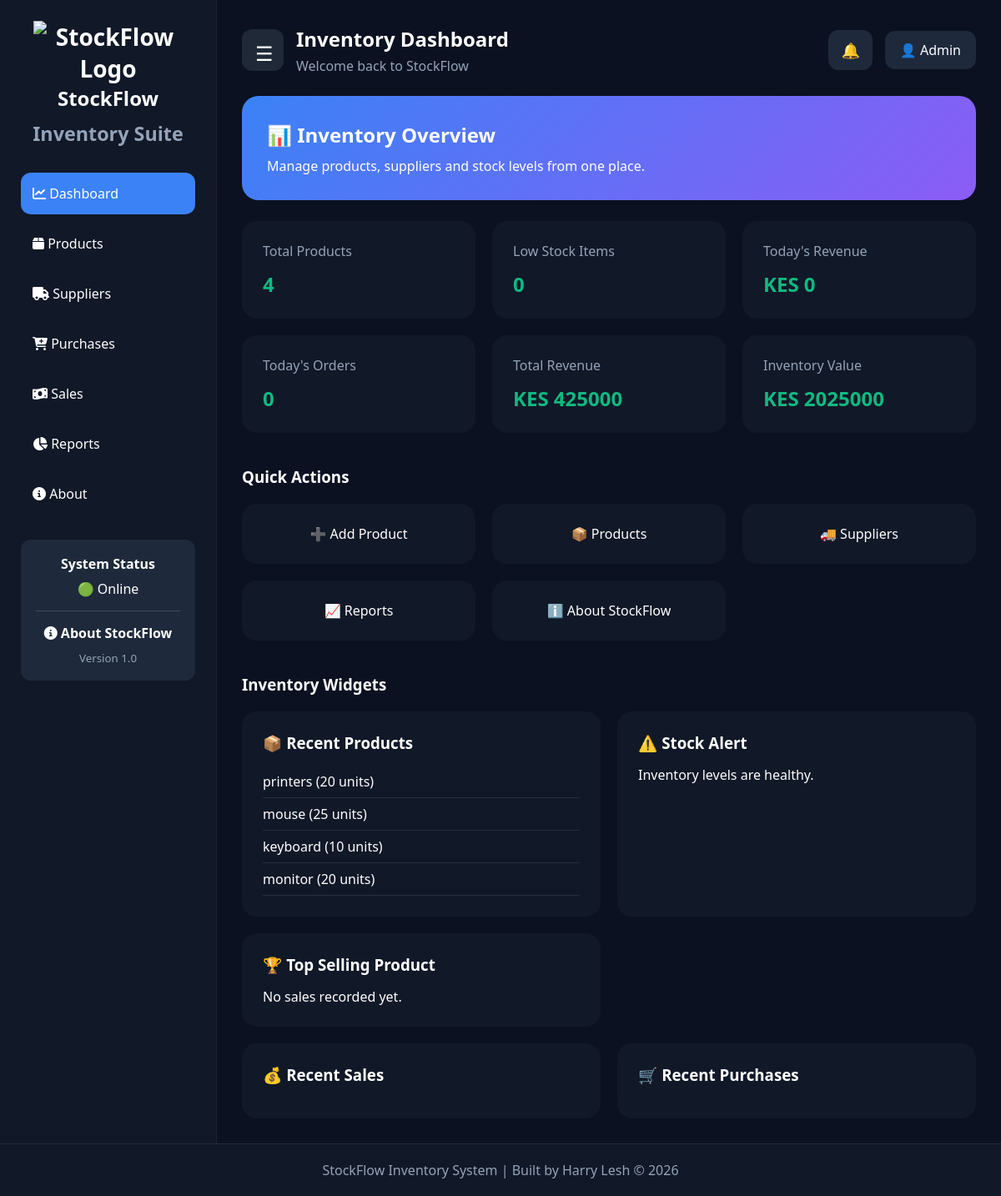
The app's page /dashboard (signed in) with its own data.
### tables this page shows
CREATE TABLE products(
        id INTEGER PRIMARY KEY AUTOINCREMENT,
        name TEXT NOT NULL,
        category TEXT NOT NULL,
        stock INTEGER NOT NULL,
        price REAL NOT NULL
    );

### app.py (the view)
@app.route("/dashboard")
def dashboard():
    if "user" not in session:
        return redirect("/")
    conn = sqlite3.connect("database.db")
    cursor = conn.cursor()
    cursor.execute("SELECT COUNT(*) FROM products")
    total_products = cursor.fetchone()[0]
    cursor.execute(
        "SELECT COUNT(*) FROM products WHERE stock < 10"
    )
    low_stock = cursor.fetchone()[0]
    cursor.execute("""
        SELECT name, stock
        FROM products
        WHERE stock < 10
        ORDER BY stock ASC
    """)
    low_stock_products = cursor.fetchall()
    cursor.execute("""
        SELECT *
        FROM products
        ORDER BY id DESC
        LIMIT 5
    """)
    recent_products = cursor.fetchall()
    cursor.execute("""
        SELECT IFNULL(
            SUM(quantity * selling_price),
            0
        )
        FROM sales
    """)
    total_revenue = cursor.fetchone()[0]
    cursor.execute("""
        SELECT IFNULL(
            SUM(stock * price),
            0
        )
        FROM products
    """)
    inventory_value = cursor.fetchone()[0]
    cursor.execute("""
        SELECT
            products.name,
            sales.quantity,
            sales.sale_date
        FROM sales
        JOIN products
        ON sales.product_id = products.id
        ORDER BY sales.id DESC
        LIMIT 5
    """)
    recent_sales = cursor.fetchall()
    cursor.execute("""
        SELECT
            products.name,
            purchases.quantity,
            purchases.purchase_date
        FROM purchases
        JOIN products
        ON purchases.product_id = products.id
        ORDER BY purchases.id DESC
        LIMIT 5
    """)
    recent_purchases = cursor.fetchall()
    from datetime import date
    today = date.today().strftime("%Y-%m-%d")
    cursor.execute("""
        SELECT IFNULL(
            SUM(quantity * selling_price),
            0
        )
        FROM sales
        WHERE sale_date = ?
    """, (today,))
    today_sales = cursor.fetchone()[0]
    cursor.execute("SELECT COUNT(*) FROM sales")
    total_orders = cursor.fetchone()[0]
    cursor.execute("""
        SELECT COUNT(*)
        FROM sales
        WHERE sale_date = ?
    """, (today,))
    today_orders = cursor.fetchone()[0]
    cursor.execute("""
        SELECT
            products.name,
            SUM(sales.quantity) AS sold
        FROM sales
        JOIN products
        ON sales.product_id = products.id
        GROUP BY products.name
        ORDER BY sold DESC
        LIMIT 1
    """)
    top_product = cursor.fetchone()
    conn.close()
    return render_template(
        "dashboard.html",
        total_products=total_products,
        low_stock=low_stock,
        low_stock_products=low_stock_products,
        recent_products=recent_products,
        recent_sales=recent_sales,
        recent_purchases=recent_purchases,
        total_revenue=total_revenue,
        inventory_value=inventory_value,
        today_sales=today_sales,
        total_orders=total_orders,
        today_orders=today_orders,
        top_product=top_product,
    )

### templates/dashboard.html (shortened to what this page needs)
{% extends "layout.html" %}
{% block content %}
<div class="dashboard-wrapper">
    <aside class="sidebar">
        <div class="logo">
            <img src="{{ url_for('static', filename='images/logo.png') }}" alt="StockFlow Logo" class="logo-img">
            <h2>StockFlow</h2>
            <small>Inventory Suite</small>
        </div>
        <ul class="menu">
            <li class="active">
                <a href="/dashboard">
                    <i class="fas fa-chart-line"></i>
                    Dashboard
                </a>
            </li>
            <li>
                <a href="/products">
                    <i class="fas fa-box"></i>
                    Products
                </a>
            </li>
            <li>
                <a href="/suppliers">
                    <i class="fas fa-truck"></i>
                    Suppliers
                </a>
            </li>
            <li>
                <a href="/purchases">
                    <i class="fas fa-cart-plus"></i>
                    Purchases
                </a>
            </li>
            <li>
                <a href="/sales">
                    <i class="fas fa-money-bill-wave"></i>
                    Sales
                </a>
            </li>
            <li>
                <a href="/reports">
                    <i class="fas fa-chart-pie"></i>
                    Reports
                </a>
            </li>
            <li>
                <a href="/about">
                    <i class="fas fa-circle-info"></i>
                    About
                </a>
            </li>
        </ul>
        <div class="sidebar-footer">
            <div class="footer-card">
                <h4>System Status</h4>
                <p>🟢 Online</p>
                <hr>
                <a href="/about" class="footer-link">
                    <i class="fas fa-circle-info"></i>
                    About StockFlow
                </a>
                <small class="version-text">
                    Version 1.0
                </small>
            </div>
        </div>
    </aside>
    <main class="main-content">
        <div class="topbar">
            <div class="top-left">
                <div class="menu-dropdown">
                    <button class="menu-btn" id="menuBtn">
                        ☰
                    </button>
                </div>
                <div>
                    <h2>Inventory Dashboard</h2>
                    <p class="welcome-text">
                        Welcome back to StockFlow
                    </p>
                </div>
            </div>
            <div class="top-right">
                <div class="notification-wrapper">
                    <button class="notification-btn">
                        🔔
                    </button>
                </div>
                <div class="profile-box">
                    👤 Admin
                </div>
            </div>
        </div>
        <div class="welcome-banner">
            <h2>📊 Inventory Overview</h2>
            <p>
                Manage products, suppliers and stock levels
                from one place.
            </p>
        </div>
        <div class="stats-grid">
            <div class="stat-card">
                <span>Total Products</span>
                <h2>{{ total_products }}</h2>
            </div>
            <div class="stat-card">
                <span>Low Stock Items</span>
                <h2>{{ low_stock }}</h2>
            </div>
            <div class="stat-card">
                <span>Today's Revenue</span>
                <h2>KES {{ "%.0f"|format(today_sales) }}</h2>
            </div>
            <div class="stat-card">
                <span>Today's Orders</span>
                <h2>{{ today_orders }}</h2>
            </div>
            <div class="stat-card">
                <span>Total Revenue</span>
                <h2>KES {{ "%.0f"|format(total_revenue) }}</h2>
            </div>
            <div class="stat-card">
                <span>Inventory Value</span>
                <h2>KES {{ "%.0f"|format(inventory_value) }}</h2>
            </div>
        </div>
        <h3 class="section-title">
            Quick Actions
        </h3>
        <div class="action-grid">
            <a href="/add-product" class="action-card">
                ➕ Add Product
            </a>
            <a href="/products" class="action-card">
                📦 Products
            </a>
            <a href="/suppliers" class="action-card">
                🚚 Suppliers
            </a>
            <a href="/reports" class="action-card">
                📈 Reports
            </a>
            <a href="/about" class="action-card">
                ℹ️ About StockFlow
            </a>
        </div>
        <h3 class="section-title">
            Inventory Widgets
        </h3>
        <div class="widgets-grid">
            <div class="widget-card">
                <h3>📦 Recent Products</h3>
                <ul>
                    {% for product in recent_products %}
                    <li>
                        {{ product[1] }}
                        ({{ product[3] }} units)
                    </li>
                    {% endfor %}
                </ul>
            </div>
            <div class="widget-card">
                <h3>⚠️ Stock Alert</h3>
                {% if low_stock > 0 %}
                <p>
                    {{ low_stock }}
                    products need restocking.
                </p>
                {% else %}
                <p>
                    Inventory levels are healthy.
                </p>
                {% endif %}
            </div>
            <div class="widget-card">
                <h3>🏆 Top Selling Product</h3>
                {% if top_product %}
                <h2>{{ top_product[0] }}</h2>
                <p>
                    {{ top_product[1] }} units sold
                </p>
                {% else %}
                <p>No sales recorded yet.</p>
                {% endif %}
            </div>
        </div>
        <div class="widgets-grid">
            <div class="widget-card">
                <h3>💰 Recent Sales</h3>
            </div>
            <div class="widget-card">
                <h3>🛒 Recent Purchases</h3>
            </div>
        </div>
    </main>
</div>
{% endblock %}

### static/css/style.css (style rules this page uses)
* { margin: 0; padding: 0; box-sizing: border-box; font-family: 'Segoe UI', sans-serif; }
body { background: #0b1120; color: white; min-height: 100vh; display: flex; flex-direction: column; }
.dashboard-wrapper { display: flex; min-height: 100vh; }
.sidebar { width: 260px; background: #111827; padding: 25px; border-right: 1px solid rgba(255, 255, 255, .05); }
.logo { font-size: 28px; font-weight: 700; margin-bottom: 40px; }
.menu { list-style: none; }
.menu li { margin-bottom: 10px; }
.menu a { display: block; padding: 14px; border-radius: 12px; color: white; text-decoration: none; transition: .3s; }
.active a { background: #3b82f6; }
.main-content { flex: 1; padding: 30px; }
.topbar { display: flex; justify-content: space-between; align-items: center; }
.welcome-text { color: #94a3b8; margin-top: 5px; }
.profile-box { background: #1e293b; padding: 12px 18px; border-radius: 12px; }
.welcome-banner { margin-top: 25px; background: linear-gradient(135deg, #3b82f6, #8b5cf6); padding: 30px; border-radius: 20px; }
.welcome-banner p { margin-top: 10px; }
.stats-grid { display: grid; grid-template-columns: repeat(auto-fit, minmax(230px, 1fr)); gap: 20px; margin-top: 25px; }
.stat-card { background: #111827; border-radius: 18px; padding: 25px; transition: .3s; }
.stat-card span { color: #94a3b8; }
.stat-card h2 { margin-top: 12px; color: #10b981; }
.section-title { margin-top: 40px; margin-bottom: 20px; }
.action-grid { display: grid; grid-template-columns: repeat(auto-fit, minmax(220px, 1fr)); gap: 20px; }
.action-card { background: #111827; color: white; text-decoration: none; text-align: center; padding: 25px; border-radius: 18px; transition: .3s; }
.widgets-grid { display: grid; grid-template-columns: 1fr 1fr; gap: 20px; margin-top: 20px; }
.widget-card { background: #111827; padding: 25px; border-radius: 18px; }
.widget-card h3 { margin-bottom: 15px; }
.widget-card ul { list-style: none; }
.widget-card li { padding: 8px 0; border-bottom: 1px solid #233045; }
.top-left { display: flex; align-items: center; gap: 15px; }
.top-right { display: flex; align-items: center; gap: 15px; }
.menu-btn { background: #1e293b; color: white; border: none; padding: 12px 16px; border-radius: 10px; cursor: pointer; font-size: 18px; }
.sidebar-footer { margin-top: 40px; }
.footer-card { background: #1e293b; padding: 15px; border-radius: 12px; }
.footer-card h4 { margin-bottom: 8px; }
.logo { text-align: center; margin-bottom: 30px; }
.logo-img { width: 180px; height: auto; display: block; margin: auto; }
.logo h2 { font-size: 24px; margin-bottom: 5px; }
.logo small { color: #94a3b8; }
.notification-wrapper { position: relative; }
.notification-btn { background: #1e293b; border: none; color: white; padding: 14px; border-radius: 12px; cursor: pointer; position: relative; font-size: 18px; }
.notification-btn { background: #1e293b; border: none; color: white; padding: 12px 15px; border-radius: 12px; cursor: pointer; font-size: 18px; position: relative; }
.sidebar-footer { margin-top: auto; padding-top: 20px; }
.footer-card { background: #1e293b; padding: 18px; border-radius: 12px; text-align: center; }
.footer-card hr { border: none; border-top: 1px solid rgba(255, 255, 255, .15); margin: 15px 0; }
.footer-link { display: block; color: white; text-decoration: none; font-weight: 600; transition: .3s; }
.version-text { display: block; margin-top: 10px; color: #94a3b8; }
.menu-dropdown { position: relative; display: inline-block; }
.menu-btn { width: 50px; height: 50px; border: none; border-radius: 12px; background: #1f2937; color: white; font-size: 24px; cursor: pointer; }

### records on screen
products: name "printers", stock "20"
products: name "mouse", stock "25"
products: name "keyboard", stock "10"
products: name "monitor", stock "20"

### other values on screen
{{ total_products }} "4"
{{ low_stock }} "0"
{{ "%.0f"|format(today_sales) }} "0"
{{ today_orders }} "0"
{{ "%.0f"|format(total_revenue) }} "425000"
{{ "%.0f"|format(inventory_value) }} "2025000"
